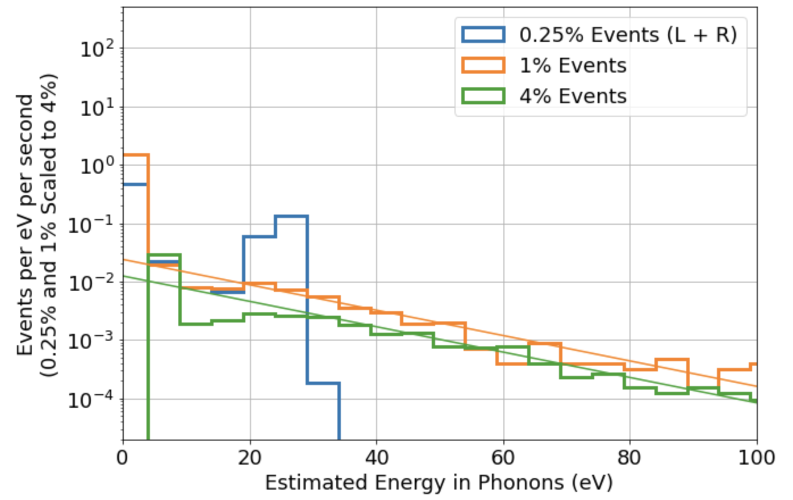
#> input picture examples/spectra/RKR_Run34_spectrum.png, 1585 x 1000 px (shown at 1/2 size)
$ jupyter execute run_47_spectra.ipynb
#> lines starting #> are read from the running program, lines starting #| are printed output that depends on the picture
[cell 1]
import numpy as np
import matplotlib as mpl
import matplotlib.pyplot as plt
import matplotlib.image as mpimg
import math
import sys
from scipy.optimize import minimize
mpl.rcParams.update({'font.size': 20})
mpl.rcParams.update({'axes.linewidth': 2})

## Models for fitting

[cell 2]
# Define the model: falling power law
def power_law_basic(x, A, alpha):
    return A * x**(-alpha)

def power_law(x, A, alpha, x0, k):
    return A * x**(-alpha) / (1 + np.exp(-(x - x0)*k))

# Define the model: falling exponential
def exponential_basic(x, A, alpha):
    return A * np.exp(-x * alpha)

def exponential(x, A, alpha, x0, k):
    return A * np.exp(-x * alpha) / (1 + np.exp(-(x - x0)*k))

# Negative log likelihood function to minimize
def negative_log_likelihood_power(params, x, counts):
    A, alpha, x0, k = params
    y = power_law(x, A, alpha, x0, k)
    nll = np.sum(y - counts * np.log(y))
    return nll

# Negative log likelihood function to minimize
def negative_log_likelihood_exp(params, x, counts):
    A, alpha, x0, k = params
    y = exponential(x, A, alpha, x0, k)
    nll = np.sum(y - counts * np.log(y))
    return nll

# Negative log likelihood function to minimize
def negative_log_likelihood_power_basic(params, x, counts):
    A, alpha = params
    y = power_law_basic(x, A, alpha)
    nll = np.sum(y - counts * np.log(y))
    return nll

# Negative log likelihood function to minimize
def negative_log_likelihood_exp_basic(params, x, counts):
    A, alpha = params
    y = exponential_basic(x, A, alpha)
    nll = np.sum(y - counts * np.log(y))
    return nll

## Getting fit parameters for exponential and power laws

[cell 3]
energies_eV = np.load('spectra/BigFins_shared_0719.npy')
#> (reads examples/spectra/BigFins_shared_0719.npy from the repository)

mass_kg = (1 * 1 * 0.1) * 2.329 * 1e-3
time_days = 3 / 24.
time_sec = time_days * 86400

print(f'{len(energies_eV)} events')
print(f'{mass_kg * 1000:.4f} grams of Si')

[cell 4]
bins_eV_full = np.arange(0, max(energies_eV) + 4, 0.05)

event_weights_DRU = np.full(len(energies_eV), (1/mass_kg/time_days/np.diff(bins_eV_full*1e-3)[0]))

####### Plotting #######

fig, ax = plt.subplots(1, 1, figsize=(8, 6))

ax.hist(energies_eV, bins_eV_full, weights=event_weights_DRU, alpha=0.4, color='b')
ax.set_yscale('log')

ax.set_xlabel('Energy [eV]')
ax.set_ylabel('Event Rate [DRU]')


fig.tight_layout()
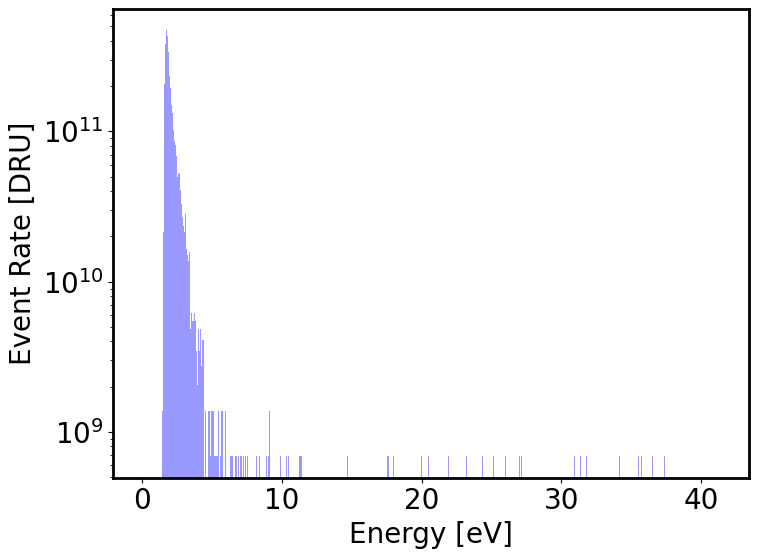
#> figure drawn by matplotlib, 1 panel; tallest bar 4.71e+11 high, from x = 1.7 to 1.75

[cell 5]
bins_eV_full = np.arange(1, 6, 0.03)
fit_low, fit_high = 1.3, 4
bins_eV_fit = bins_eV_full[(bins_eV_full > fit_low) * (bins_eV_full < fit_high)]
fit_scale = 1e11

event_weights_DRU = np.full(len(energies_eV), (1/mass_kg/time_days/np.diff(bins_eV_fit*1e-3)[0]))
dRdE_DRU_arr, E_eV_arr = np.histogram(energies_eV, bins_eV_fit, weights=event_weights_DRU)
E_eV_arr = 0.5 * (E_eV_arr[1:] + E_eV_arr[:-1])

# Perform the optimization to minimize the negative log likelihood
result = minimize(negative_log_likelihood_power, [1, 1, 1.5, 1], args=(E_eV_arr, dRdE_DRU_arr/fit_scale), method='L-BFGS-B', bounds=[(1e-10, None), (1e-10, None), (1, 2), (1e-10, None)])
A_fit_power, alpha_fit_power, Eth_power, inv_width_power = result.x
A_fit_power *= fit_scale
print(f"Power law parameters: A = {A_fit_power:.3e} DRU, exponent = -{alpha_fit_power:.4f}")
print(f'Threshold = {Eth_power:.3f} eV, width = {1 / inv_width_power:.5f} eV')

# Perform the optimization to minimize the negative log likelihood
result = minimize(negative_log_likelihood_exp, [1, 1, 1.5, 1.], args=(E_eV_arr, dRdE_DRU_arr/fit_scale), method='L-BFGS-B', bounds=[(1e-10, None), (1e-10, None), (1, 2), (1e-10, None)])
A_fit_exp, inv_E0_exp, Eth_exp, inv_width_exp = result.x
A_fit_exp *= fit_scale
print(f"Exponential parameters: A = {A_fit_exp:.3e} DRU, E0 = {1 / inv_E0_exp:.4f} eV")
print(f'Threshold = {Eth_exp:.3f} eV, width = {1 / inv_width_exp:.5f} eV')

####### Plotting #######

fig, ax = plt.subplots(2, 1, figsize=(10, 12))

for i in range(2):
    ax[i].hist(energies_eV, bins_eV_full, weights=event_weights_DRU, alpha=0.4, color='b')
    ax[i].set_yscale('log')
    ymin, ymax = ax[i].get_ylim()

    if i == 0:
        ax[i].plot(bins_eV_full, exponential(bins_eV_full, A_fit_exp, inv_E0_exp, Eth_exp, inv_width_exp), 'r-')
        ax[i].text(0.98, 0.95, f'dRdE [DRU] = \n{A_fit_exp:.3e} * e^[-E / ({1/inv_E0_exp:.4f} eV)]', ha='right', va='top', fontsize=16, color='r', transform=ax[i].transAxes)
    else:
        ax[i].set_xscale('log')
        ax[i].plot(bins_eV_full, power_law(bins_eV_full, A_fit_power, alpha_fit_power, Eth_power, inv_width_power), 'r-')
        ax[i].text(0.98, 0.95, f'dRdE [DRU] = \n{A_fit_power:.3e} * [E (eV)]^-({alpha_fit_power:.4f})', ha='right', va='top', fontsize=16, color='r', transform=ax[i].transAxes)

    ax[i].text(3, 5e11, f'Fit Region', ha='right', va='top', fontsize=24, color='k')

    ax[i].set_xlabel('Energy [eV]')
    ax[i].set_ylabel('Event Rate [DRU]')

    ax[i].plot([fit_low, fit_low], [ymin, ymax], 'k--', lw=2)
    ax[i].plot([fit_high, fit_high], [ymin, ymax], 'k--', lw=2)
    ax[i].set_ylim([ymin, ymax])


fig.tight_layout()
fig.show()
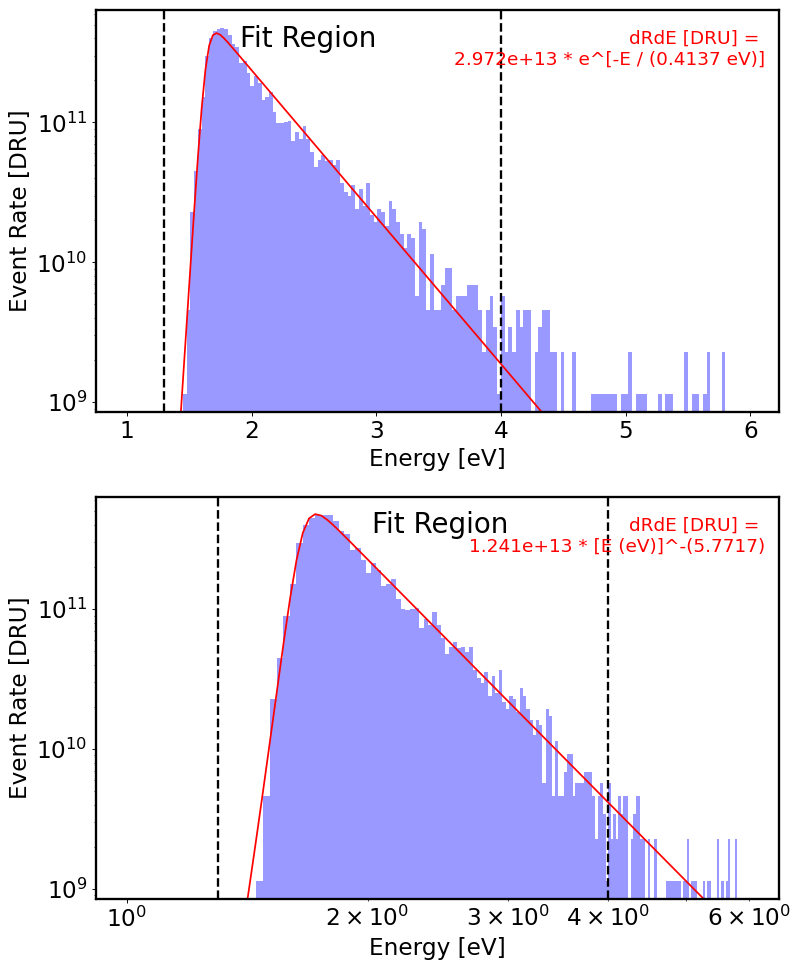
#> figure drawn by matplotlib, 2 panels; panel 1: tallest bar 4.71e+11 high, from x = 1.75 to 1.78; panel 1: curve peaks at x = 1.72, y = 4.35e+11; panel 2: tallest bar 4.71e+11 high, from x = 1.75 to 1.78; panel 2: curve peaks at x = 1.72, y = 4.78e+11

[cell 6]
bins_eV_full =  np.arange(0, 50, 1)
fit_low, fit_high = 5, 23
bins_eV_fit = bins_eV_full[(bins_eV_full >= fit_low) * (bins_eV_full <= fit_high)]
fit_scale = 1e8

event_weights_DRU = np.full(len(energies_eV), (1/mass_kg/time_days/np.diff(bins_eV_fit*1e-3)[0]))
dRdE_DRU_arr, E_eV_arr = np.histogram(energies_eV, bins_eV_fit, weights=event_weights_DRU)
E_eV_arr = 0.5 * (E_eV_arr[1:] + E_eV_arr[:-1])

# Perform the optimization to minimize the negative log likelihood
result = minimize(negative_log_likelihood_power_basic, [1, 1], args=(E_eV_arr, dRdE_DRU_arr/fit_scale), method='L-BFGS-B', bounds=[(1e-10, None), (1e-10, None)])
A_fit_power_he, alpha_fit_power_he = result.x
A_fit_power_he *= fit_scale
print(f"Power law parameters: A = {A_fit_power_he:.3e} DRU, exponent = -{alpha_fit_power_he:.4f}")

# Perform the optimization to minimize the negative log likelihood
result = minimize(negative_log_likelihood_exp_basic, [1, 1], args=(E_eV_arr, dRdE_DRU_arr/fit_scale), method='L-BFGS-B', bounds=[(1e-10, None), (1e-10, None)])
A_fit_exp_he, inv_E0_exp_he = result.x
A_fit_exp_he *= fit_scale
print(f"Exponential parameters: A = {A_fit_power_he:.3e} DRU, E0 = {1 / inv_E0_exp_he:.4f} eV")

####### Plotting #######

fig, ax = plt.subplots(2, 1, figsize=(10, 12))

for i in range(2):
    ax[i].hist(energies_eV, bins_eV_full, weights=event_weights_DRU, alpha=0.4, color='b')
    ax[i].set_yscale('log')
    ymin, ymax = ax[i].get_ylim()

    if i == 0:
        ax[i].plot(bins_eV_full, exponential_basic(bins_eV_full, A_fit_exp_he, inv_E0_exp_he), 'r-')
        ax[i].text(0.98, 0.95, f'dRdE [DRU] = \n{A_fit_exp_he:.3e} * e^[-E / ({1/inv_E0_exp_he:.4f} eV)]', ha='right', va='top', fontsize=16, color='r', transform=ax[i].transAxes)
    else:
        ax[i].set_xscale('log')
        ax[i].plot(bins_eV_full, power_law_basic(bins_eV_full, A_fit_power_he, alpha_fit_power_he), 'r-')
        ax[i].text(0.98, 0.95, f'dRdE [DRU] = \n{A_fit_power_he:.3e} * [E (eV)]^-({alpha_fit_power_he:.4f})', ha='right', va='top', fontsize=16, color='r', transform=ax[i].transAxes)

    ax[i].text(16, 1e10, f'Fit Region', ha='right', va='top', fontsize=24, color='k')

    ax[i].set_xlabel('Energy [eV]')
    ax[i].set_ylabel('Event Rate [DRU]')

    ax[i].plot([fit_low, fit_low], [ymin, ymax], 'k--', lw=2)
    ax[i].plot([fit_high, fit_high], [ymin, ymax], 'k--', lw=2)
    ax[i].set_ylim([ymin, ymax])

ax[0].set_xlim([0, 40])
fig.tight_layout()
fig.show()
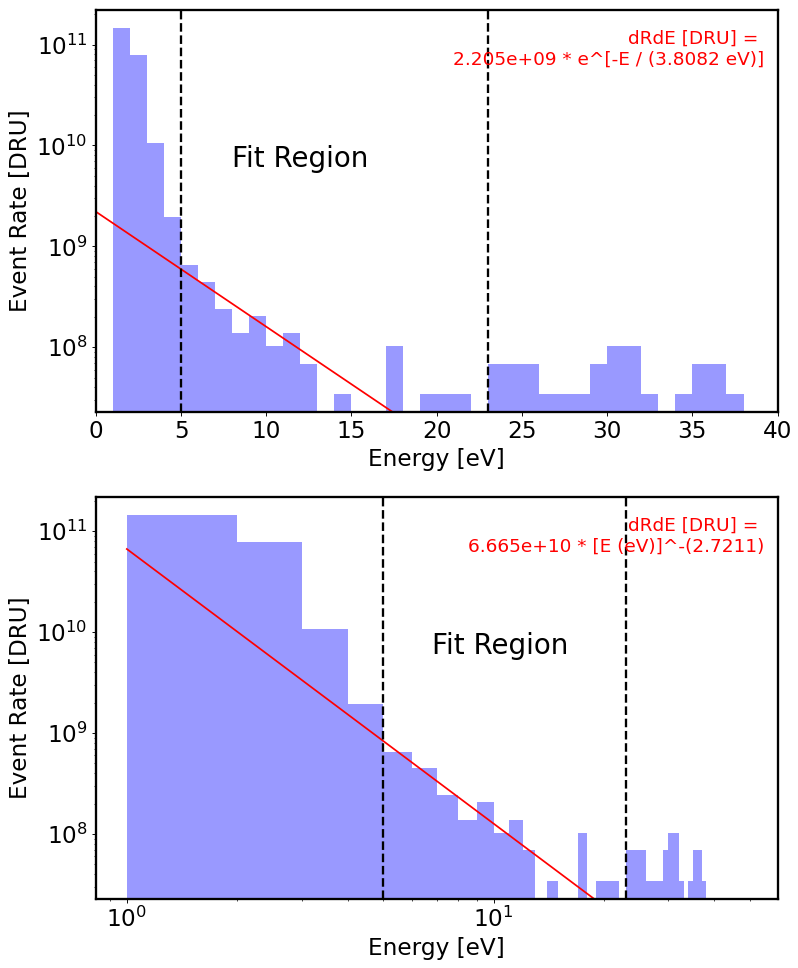
#> figure drawn by matplotlib, 2 panels; panel 1: tallest bar 1.45e+11 high, from x = 1 to 2; panel 1: curve peaks at x = 0, y = 2.21e+09; panel 2: tallest bar 1.45e+11 high, from x = 1 to 2

[cell 7]
# Load the image
img = mpimg.imread('spectra/RKR_Run34_spectrum.png')
#> img is the input picture: shape (1000, 1585, 4) float32; mean R, G, B, A 0.961, 0.961, 0.955, 1

# Create a figure and axis
fig, ax = plt.subplots(1, 1, figsize=(13,9))

# Display the image
ax.imshow(img, extent=[-19, 105, np.log10(2e-6), np.log10(7e2)], aspect='auto')

bins_eV = np.arange(0, 100, 5)
event_weights_eVs = np.full(len(energies_eV), (1/time_sec/np.diff(bins_eV)[0]))
dRdE_DRU_arr, E_eV_arr = np.histogram(energies_eV, bins_eV, weights=event_weights_eVs)
E_eV_arr = 0.5 * (E_eV_arr[1:] + E_eV_arr[:-1])
ax.plot(E_eV_arr, np.log10(dRdE_DRU_arr), 'ko', ms=8, label='Run 47 Data')

xmin, xmax = ax.get_xlim()
ymin, ymax = ax.get_ylim()
E_eV_arr = np.linspace(0, 40)
ax.plot(E_eV_arr, np.log10(exponential_basic(E_eV_arr, A_fit_exp / 1000 / 86400 * mass_kg, inv_E0_exp)), 'm-', lw=2, label='Exponential (VV)')
ax.plot(E_eV_arr, np.log10(power_law_basic(E_eV_arr, A_fit_power / 1000 / 86400 * mass_kg, alpha_fit_power)), 'r-', lw=2, label='Power Law (VV)')
ax.plot(E_eV_arr, np.log10(exponential_basic(E_eV_arr, A_fit_exp_he / 1000 / 86400 * mass_kg, inv_E0_exp_he)), 'm--', lw=2)
ax.plot(E_eV_arr, np.log10(power_law_basic(E_eV_arr, A_fit_power_he / 1000 / 86400 * mass_kg, alpha_fit_power_he)), 'r--', lw=2)
ax.set_xlim([xmin, xmax])
ax.set_ylim([ymin, ymax])
ax.legend(loc='center right', framealpha=1)

# Show the plot
ax.axis(False)
plt.show()
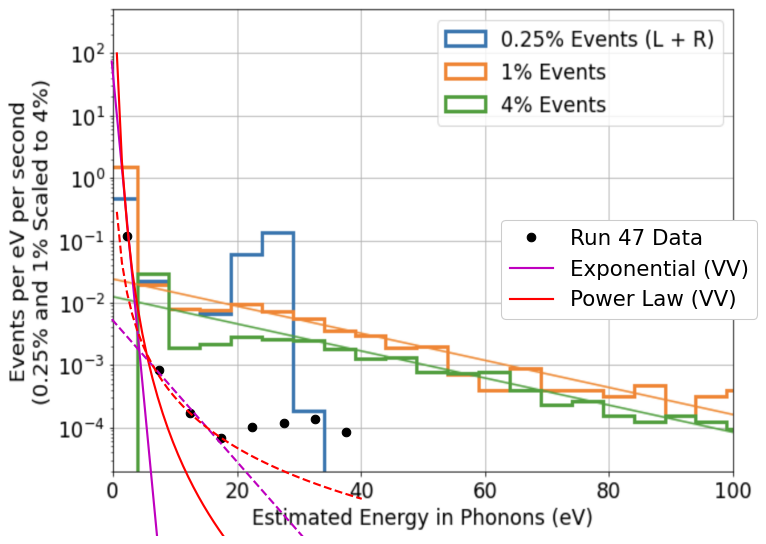
#> figure drawn by matplotlib, 1 panel

[cell 8]
def get_shared_rate_phonon_eVs(energies_phonon, pce=0.164):
    energies_TES = energies_phonon * pce
    return 50 * np.exp(-energies_TES / 100e-3) * pce

# Create a figure and axis
fig, ax = plt.subplots(1, 1, figsize=(10,8))

bins_eV = np.arange(1.5, 50, 0.25)
event_weights_eVs = np.full(len(energies_eV), (1/time_sec/np.diff(bins_eV)[0]))
dRdE_DRU_arr, E_eV_arr = np.histogram(energies_eV, bins_eV, weights=event_weights_eVs)
E_eV_arr = 0.5 * (E_eV_arr[1:] + E_eV_arr[:-1])
#ax.plot(E_eV_arr, dRdE_DRU_arr, 'ko', ms=8, label='Run 47 Data')
ax.hist(energies_eV, bins_eV, weights=event_weights_eVs, label='Run 47 Shared Data', alpha=0.4, color='g')
ax.set_yscale('log')

xmin, xmax = ax.get_xlim()
ymin, ymax = ax.get_ylim()
E_eV_arr = np.linspace(0, 40)
#ax.plot(E_eV_arr, exponential_basic(E_eV_arr, A_fit_exp / 1000 / 86400 * mass_kg, inv_E0_exp), 'm-', lw=2, label='Low-Energy Exponential Fit')
ax.plot(E_eV_arr, power_law_basic(E_eV_arr, A_fit_power / 1000 / 86400 * mass_kg, alpha_fit_power), 'r-', lw=2, label='Power Law')
#ax.plot(E_eV_arr, exponential_basic(E_eV_arr, A_fit_exp_he / 1000 / 86400 * mass_kg, inv_E0_exp_he), 'm--', lw=2, label='Med-Energy Exponential Fit')
ax.plot(E_eV_arr, power_law_basic(E_eV_arr, A_fit_power_he / 1000 / 86400 * mass_kg, alpha_fit_power_he), 'r--', lw=2)
#ax.plot(E_eV_arr, get_shared_rate_phonon_eVs(E_eV_arr), 'k-', lw=2, label='Run 34 Low-Energy Shared Fit (RKR)')
#ax.plot(E_eV_arr, exponential_basic(E_eV_arr, 0.025, 1/20), 'k--', lw=2, label='Run 34 Med-Energy Fit (RKR)')
ax.set_xscale('log')
ax.set_xlim([1, 50])
ax.set_ylim([ymin/2, ymax])
ax.set_xlabel('Phonon Energy [eV]')
ax.set_ylabel('Rate [counts/eV/s]')
ax.legend(loc='upper right', framealpha=1, fontsize=15)
ax.set_xlim([-1, 20])
fig.show()
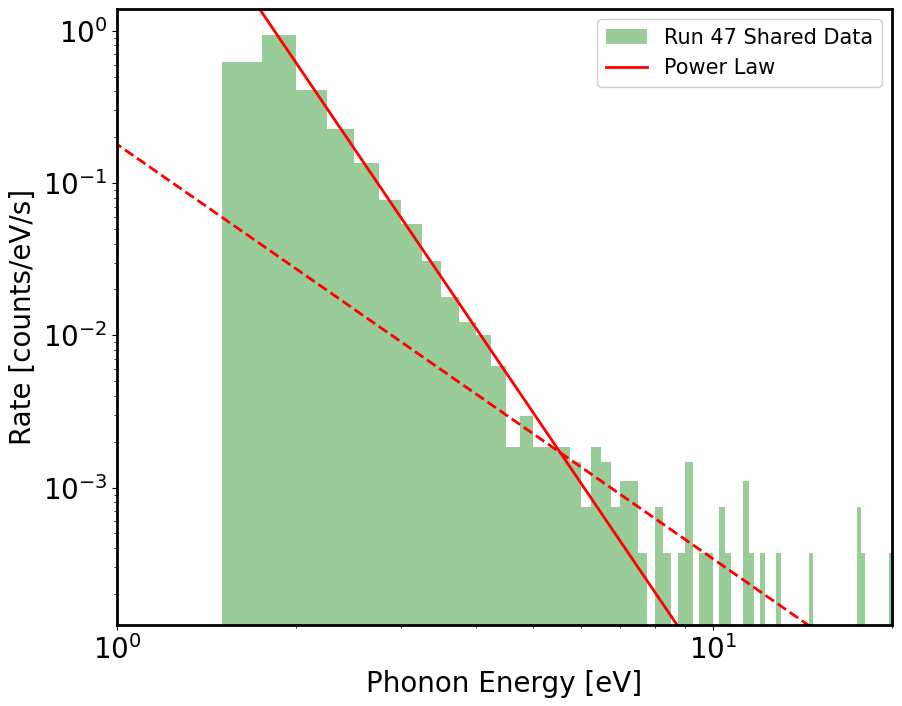
#> figure drawn by matplotlib, 1 panel; tallest bar 0.939 high, from x = 1.75 to 2
